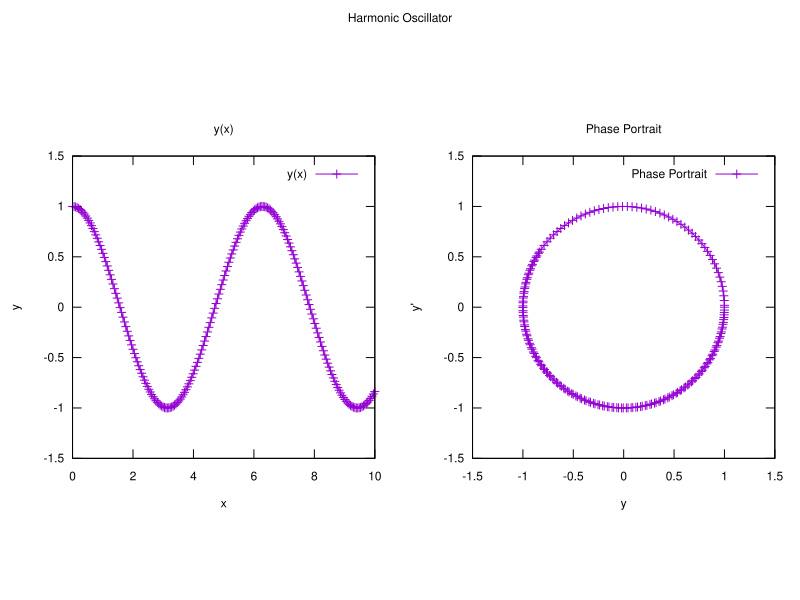

Generate this figure with gnuplot:
set terminal svg size 800,600 fname 'Helvetica'  # Use SVG output
set output "harmonic.svg"                             # Output file

set multiplot layout 1,2 title "Harmonic Oscillator"  # 1 row, 2 columns

# First subplot: y(x)
set xlabel "x"
set ylabel "y"
set title "y(x)"
set xrange [0:10]
set yrange [-1.5:1.5]
set size square
plot "harmonic.txt" using 1:2 with linespoints title "y(x)"

# Second subplot: Phase portrait: y' vs. y
set xlabel "y"
set ylabel "y'"
set title "Phase Portrait"
set xrange [-1.5:1.5]
set yrange [-1.5:1.5]
set size square
plot "harmonic.txt" using 2:3 with linespoints title "Phase Portrait"

unset multiplot
set output